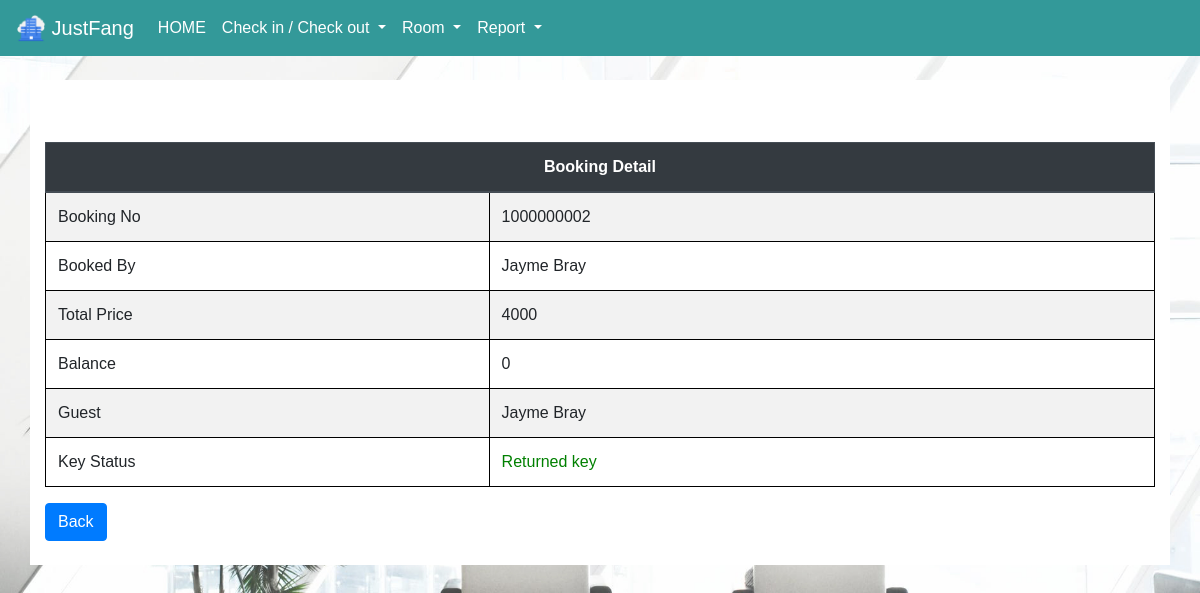
Screenshot of /checkout2.php?bookingno=1000000002 with the database file from the repository.
### tables this page shows
CREATE TABLE `memberinfo` (
  `UserID` varchar(11) NOT NULL,
  `FirstName` varchar(60) NOT NULL,
  `LastName` varchar(60) NOT NULL,
  `Username` varchar(30) NOT NULL,
  `Password` varchar(60) NOT NULL,
  `Email` varchar(90) NOT NULL,
  `PhoneNumber` varchar(15) NOT NULL,
  `SignUpDateTime` timestamp NOT NULL DEFAULT CURRENT_TIMESTAMP ON UPDATE CURRENT_TIMESTAMP,
  `Nationality` varchar(30) NOT NULL,
  `CitizenID` varchar(20) NOT NULL,
  `DOB` timestamp NOT NULL DEFAULT '0000-00-00 00:00:00',
  `Point` int(11) NOT NULL
);

CREATE TABLE `bookinginfo` (
  `BookingNo` int(10) NOT NULL,
  `CheckInDate` timestamp NOT NULL DEFAULT '0000-00-00 00:00:00',
  `CheckOutDate` timestamp NOT NULL DEFAULT '0000-00-00 00:00:00',
  `MemberOrNot` varchar(3) NOT NULL,
  `GuestID` int(11) DEFAULT NULL,
  `UserID` varchar(11) DEFAULT NULL,
  `UsingPoint` int(11) DEFAULT NULL,
  `DiscountCode` varchar(10) DEFAULT NULL,
  `TotalPrice` int(11) NOT NULL,
  `TotalDiscount` float NOT NULL,
  `Balance` float NOT NULL,
  `GetPoint` int(11) DEFAULT NULL,
  `GuestName` varchar(120) DEFAULT NULL,
  `KeyStatus` tinyint(2) NOT NULL
);

### checkout2.php (the view, shortened to what this page needs)
<!DOCTYPE html>
<html>
<head>
    <link rel="stylesheet" href="https://stackpath.bootstrapcdn.com/bootstrap/4.3.1/css/bootstrap.min.css">
    <link rel="stylesheet" href="bgstaffreport.css">
    <?php include('connect.php');
    ?>
    <link rel="stylesheet" href="bgcheckout.css">
</head>
<body class="bgcheckout">
        <nav class="navbar navbar-expand-lg navbar-light" style="background-color: #339999;" id="mynav">
            <a class="navbar-brand" style="color: white">
                <img src="pic/logo.png" width="30" height="30" class="d-inline-block align-top" alt="">
                JustFang
            </a>
            <div class="collapse navbar-collapse" id="navbarSupportedContent" >
                <ul class="navbar-nav mr-auto">
                    <li class="nav-item">
                        <a class="nav-link" href="staff.php" style="color: white">HOME</a>
                    </li>
                    <li class="nav-item dropdown">
                             <a class="nav-link dropdown-toggle" href="#"style="color: white" id="navbarDropdown" role="button" data-toggle="dropdown" aria-haspopup="true" aria-expanded="false">
                                  Check in / Check out
                             </a>
                        </li>
                        <li class="nav-item dropdown">
                             <a class="nav-link dropdown-toggle" href="#"style="color: white" id="navbarDropdown" role="button" data-toggle="dropdown" aria-haspopup="true" aria-expanded="false">
                                  Room
                             </a>
                        </li>
                    <li class="nav-item dropdown">
                        <a class="nav-link dropdown-toggle" href="#"style="color: white" id="navbarDropdown" role="button" data-toggle="dropdown" aria-haspopup="true" aria-expanded="false">
                            Report
                        </a>
                    </li>
                </ul>
            </div>
        </nav>
        <br>
        <div class="container bg-white">
            <br>
        <?php
        $bookingno = mysqli_real_escape_string($con, $_GET["bookingno"]);
        $memberornot = mysqli_fetch_array(mysqli_query($con, "SELECT MemberOrNot FROM bookinginfo WHERE bookingno = '$bookingno'"));
        if ($memberornot["MemberOrNot"] == 'Yes')
            $sql = "SELECT FirstName, LastName FROM memberinfo WHERE UserID = (SELECT UserID FROM bookinginfo WHERE bookingno = '$bookingno')";
        else if ($memberornot["MemberOrNot"] == 'No')
            $sql = "SELECT FirstName, LastName FROM guestinfo WHERE GuestID = (SELECT GuestID FROM bookinginfo WHERE bookingno = '$bookingno')";
        $name1row = mysqli_fetch_array(mysqli_query($con, $sql));
        $bookedby = $name1row["FirstName"] . " " . $name1row["LastName"];
        $price = mysqli_fetch_array(mysqli_query($con, "SELECT Balance FROM bookinginfo WHERE bookingno = '$bookingno'"));
        $paid = mysqli_fetch_array(mysqli_query($con, "SELECT SUM(Paid)AS paid FROM paymentinfo WHERE BookingNo = '$bookingno' GROUP BY ('$bookingno')"));
        $balance = $price["Balance"] - $paid["paid"];
        $guestname = mysqli_fetch_array(mysqli_query($con, "SELECT GuestName FROM bookinginfo WHERE bookingno = '$bookingno'"));
        $key = mysqli_fetch_array(mysqli_query($con, "SELECT KeyStatus FROM bookinginfo WHERE bookingno = '$bookingno'"));
        ?>
        <form action="checkout3.php" method="get">
            <table class="table table-striped" id="table">
                <thead class="thead-dark">
                    <tr>
                        <th colspan="2">Booking Detail</th>
                    </tr>
                </thead>
                <tbody>
                    <tr>
                        <td width="40%">
                            Booking No
                        </td>
                        <td>
                            <?php echo $bookingno; ?>
                        </td>
                    </tr>
                    <tr>
                        <td>
                            Booked By
                        </td>
                        <td>
                            <?php echo $bookedby; ?>
                        </td>
                    </tr>
                    <tr>
                        <td>
                            Total Price
                        </td>
                        <td>
                            <?php echo $price["Balance"]; ?>
                        </td>
                    </tr>
                    <tr>
                        <td>
                            Balance
                        </td>
                        <td>
                            <?php echo $balance; ?>
                        </td>
                    </tr>
                    <tr>
                        <td>
                            Guest
                        </td>
                        <td>
                            <?php
                            if ($guestname["GuestName"] != "")
                                echo $guestname["GuestName"];
                            else {
                                echo '<input type="text" id="guestnameinput" class="form-control"
                                placeholder="Enter Guest Name" name="guestnameinput" required >';
                            }
                            ?>
                        </td>
                    </tr>
                    <tr>
                        <td>
                            Key Status
                        </td>
                        <td>
                            <?php
                            if ($key['KeyStatus'] == 0) {
                                echo '<font color="red">Not get key</font>';
                                echo '<div class="col"><div class="form-group"><select name="keystatus" class="custom-select">';
                                echo '<option selected value="0">Choose new status</option>';
                                echo '<option value=" 1 "><font color="blue">Got key</font></option>';
                                echo '<option value=" 2 "><font color="green">Returned key</font></option>';
                                echo '</select> </div> </div>';
                            } else if ($key['KeyStatus'] == 2)  echo '<font color="green">Returned key</font>';
                            ?>
                        </td>
                    </tr>
                </tbody>
            </table>
            <?php if ($key['KeyStatus'] == 1)
            echo '<button type="submit" class="btn btn-info">confirm</button>';
            else if ($key['KeyStatus'] == 0) echo '<div class="alert alert-warning" role="alert">Cannot Check-out. Please Check-in first.</div>
            <a class="btn btn-primary" href="/checkout1.php" role="button">Back</a>';
            else echo'<a class="btn btn-primary" href="/checkout1.php" role="button">Back</a>';
            ?>
        </form>
<br>
                        </div>
</body>
</html>

### bgcheckout.css (style rules this page uses)
.bgcheckout { height: 95vh; min-height: 500px; background-image: url('pic/hotel14.jpeg'); background-size: cover; background-position: center; background-repeat: no-repeat; font-family: 'Prompt', sans-serif; }

### checkout2.php (style rules this page uses)
table, th, td { border: 1px solid black; border-collapse: collapse; }
th { text-align: center; }

### rows the page displays
memberinfo: bookedby "Jayme Bray"
bookinginfo: Balance "4000", GuestName "Jayme Bray"

### other values shown
$bookingno "1000000002"
$balance "0"
